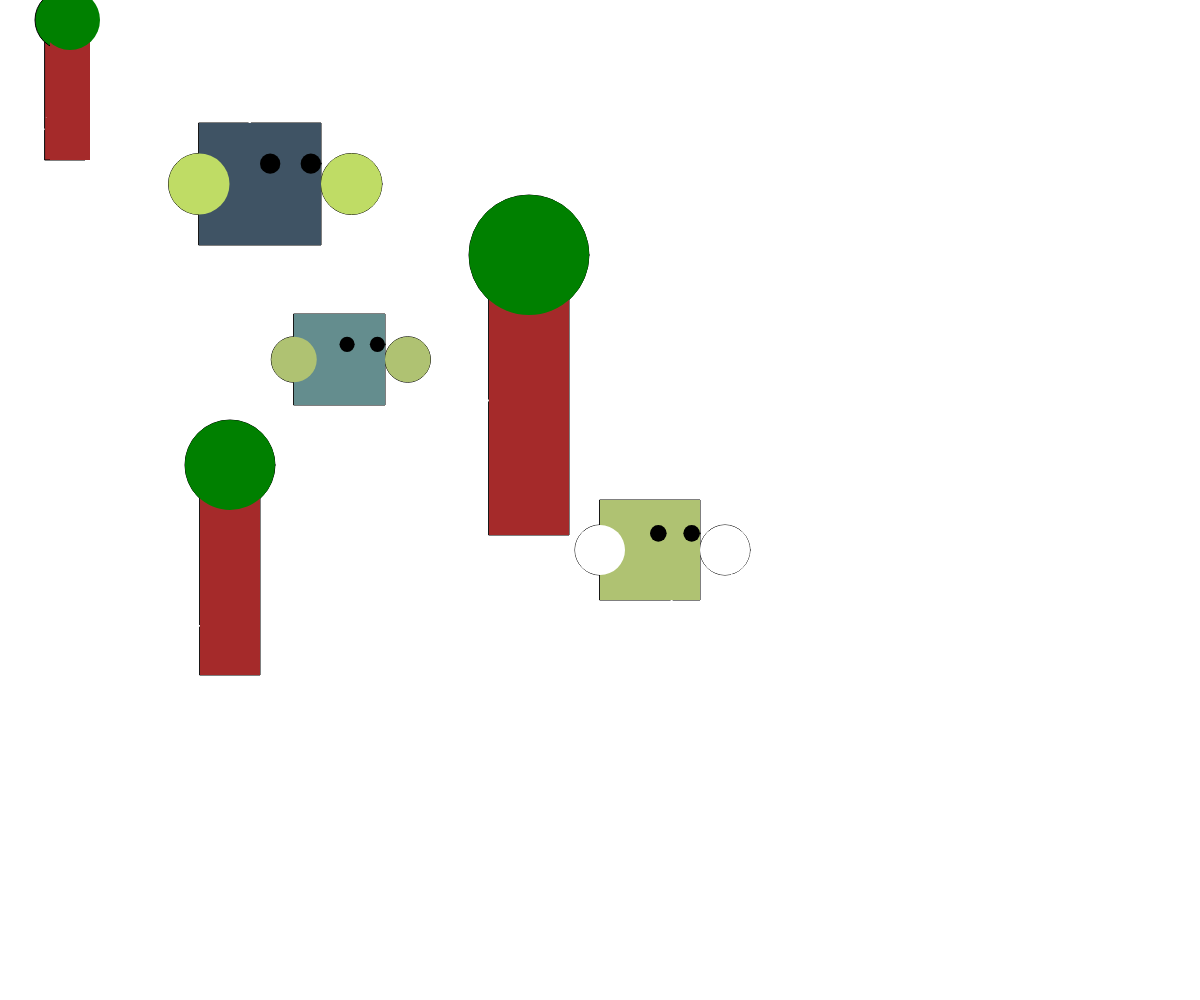
Frame 1 (no input)
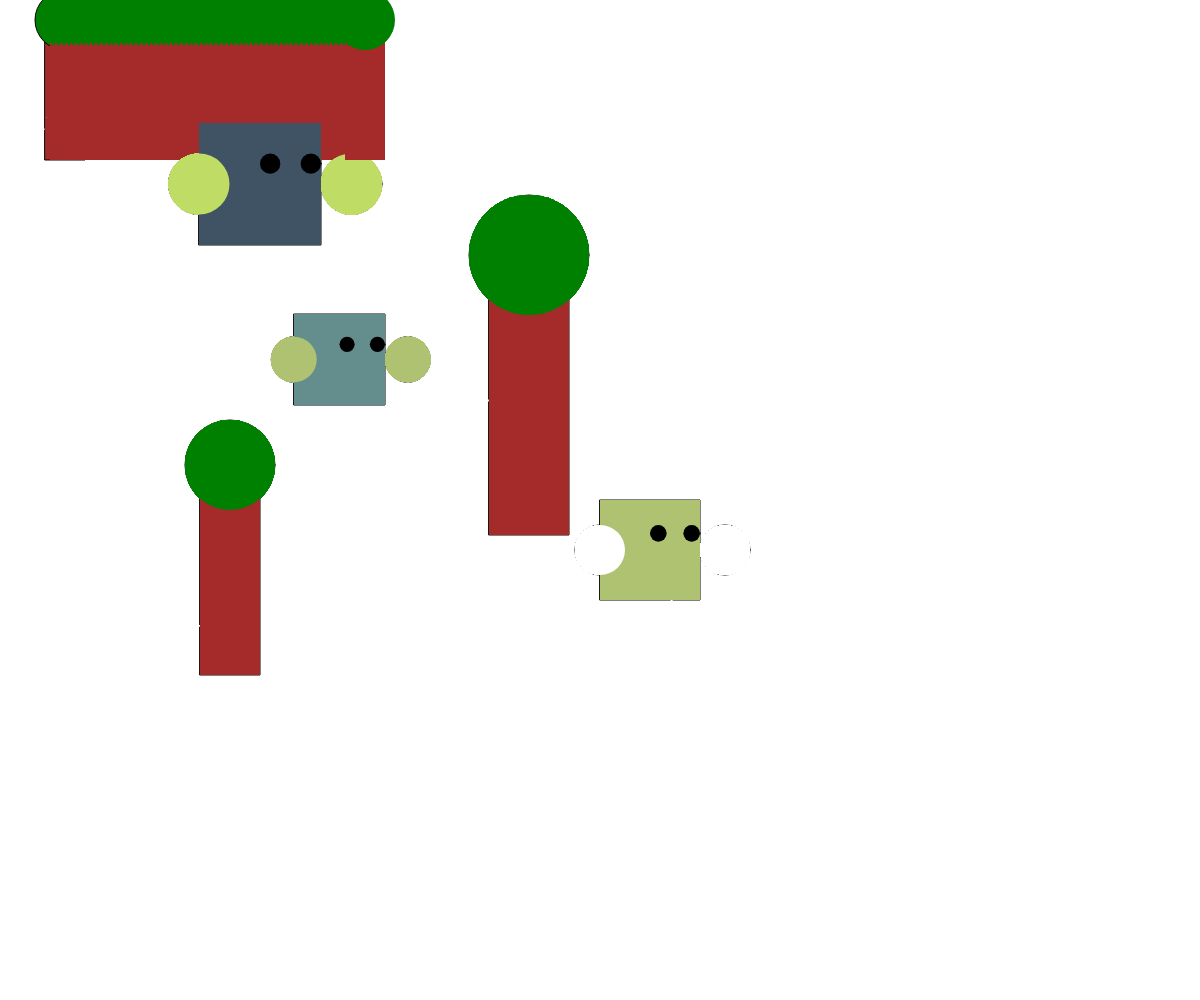
Frame 60 (no input)
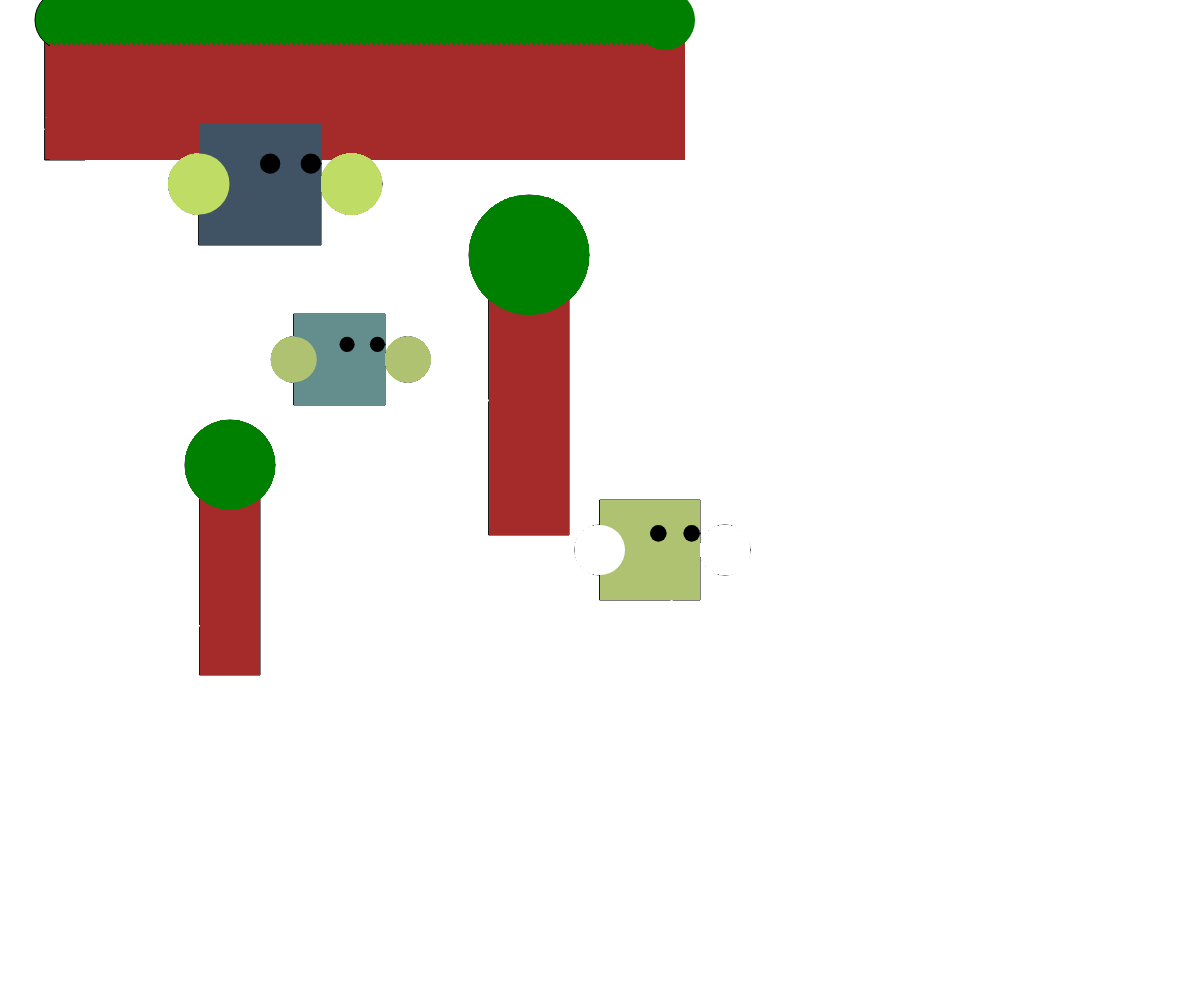
Frame 120 (the mouse pressed at the canvas centre since frame 60)

The p5.js sketch that drew these frames (run headless with seeded random() and noise() and a simulated clock; from frame 60 on, the mouse is pressed at the canvas centre):

// p5.js sketch
// ── sketch.js
const canvasWidth = window.innerWidth;
const canvasHeight = window.innerHeight; 

let x = canvasWidth / 2
let y = canvasHeight / 2
let width = 100

const t1 = {
    x: 40,
    y: 40,
    width: 40,
    speed: 5,
    color: 'hotpink'
};
    
function setup() {
    createCanvas(canvasWidth, canvasHeight);


    draw()

    stars()




}

function draw(){
    
    drawCreature(294, 314, 91, '#648d8e', '#afc272');
    drawCreature(199, 123, 122, '#3f5364', '#bfdc65');

    drawCreature(x, y, 100, '#afc272', '3f5364');
    if(t1.x > canvasWidth+ t1.width/2){
        t1.x = 100
    }
    else{

    
    t1.x += t1.speed;}


    drawLandscapeObject(t1.x, t1.y, t1.width);
    
    drawLandscapeObject(200, 495, 60);
    drawLandscapeObject(489, 295, 80);


}

async function stars(){
    for(let i = 0; i < 1000; i++){
        strokeWeight(0);
        fill('white');
        circle(Math.random() * canvasWidth, Math.random() * canvasHeight, Math.random() * 2 + .5);}}
// replace this function with YOUR creature!

function moveController(ev) {
    console.log(ev.code);
    if (ev.code == 'ArrowUp') {
        console.log('up arrow!');
        y -= 10;
    } else if (ev.code == 'ArrowDown') {
        console.log('down arrow!');
        y += 10;
    } else if (ev.code == 'ArrowLeft') {
        console.log('left arrow!');
        x -= 10;
    } else if (ev.code == 'ArrowRight') {
        console.log('right arrow!');
        x += 10;
    } else if (ev.code == 'Space'){ clear();}
    // redraw circle:
    clear();
    
    drawCreature(x, y, width, '#afc272', '3f5364');
    stars();
    
    
    // message
   displayMessage();
}


function drawLandscapeObject(treeX, treeY, treeSize){
    fill('brown');
    rect(treeX, treeY, treeSize, treeSize * 3);

    fill('green');
    circle(treeX + treeSize/2, treeY - treeSize/2, treeSize * 1.5)
}

function drawCreature(positionX, positionY, size, primaryColor, secondaryColor) {
    fill(primaryColor);
    rect(positionX, positionY, size, size); //body

    fill(secondaryColor);  //hand1
    circle(positionX+1.25*size, positionY+.5*size, size*.5);

    fill(secondaryColor); //hand2
    circle(positionX, positionY+.5*size, size*.5);
    
    fill('black'); //eye1
    circle(positionX+size*11/12, positionY+size/3, size/6);

    fill('black'); //eye2
    circle(positionX+size*7/12, positionY+size/3, size/6);
}

function mouseClicked() {
    drawLandscapeObject(mouseX, mouseY, 30);
}

document.addEventListener('keydown', moveController);
// ── utilities.js

function drawGrid(canvasWidth, canvasHeight, color='black') {
    textSize(10);
    textStyle(NORMAL);
    // strokeColor(color);
    
    stroke(color);
    fill(color);
    for (let x = 0; x < canvasWidth; x += 100) {
		for (let y = 0; y < canvasHeight; y += 100) {
			strokeWeight(1);
			line(x, 0, x, canvasHeight);
			line(0, y, canvasWidth, y);
            if ((x + 100) % 200 == 0 && (y + 100) % 200 == 0) {
			    strokeWeight(8);
                point(x, y);
                strokeWeight(0);
                text(`(${x}, ${y})`, x + 5, y + 20);
            }
            strokeWeight(1);
		}
	}
    stroke(0);
    fill(0);
}
